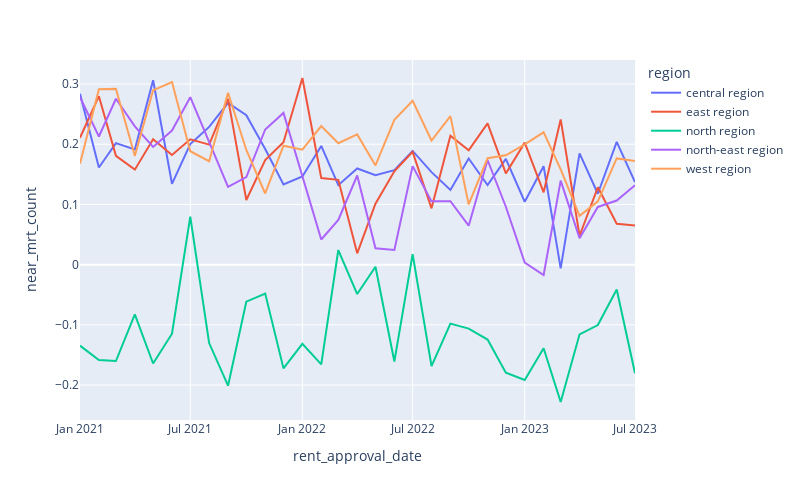

Notebook cell for this chart:
### Markdown cell above
From the observation from the price trend, we formulate the hypothesis based on the correlation at "rent_approval_date" level, this is because with the increasing trend, pure scatter plot might not be easy to capture the relation ship between features and price. We might consider correlation with unit price (price per square meter)

All correlation should be analysed given a time period (group by rent_approval_date), to eliminate the trending effect. 

1. age is correlated with unit price
2. distance with mrt

### Code cell
train_df_cleaned_final.groupby(['rent_approval_date', 'region'])[['psqm', 'near_mrt_count']].corr().iloc[0::2,-1].reset_index().plot.line(x='rent_approval_date', y='near_mrt_count', color='region', width=800, height=500)

### Figure 1 — Plotly figure (JSON) as saved in the notebook; plotly's stock layout.template omitted (floating-point values rounded to 4 significant figures)
{"data": [{"hovertemplate": "region=central region<br>rent_approval_date=%{x}<br>near_mrt_count=%{y}<extra></extra>", "legendgroup": "central region", "line": {"color": "#636efa", "dash": "solid"}, "marker": {"symbol": "circle"}, "mode": "lines", "name": "central region", "orientation": "v", "showlegend": true, "type": "scatter", "x": ["2021-01", "2021-02", "2021-03", "2021-04", "2021-05", "2021-06", "2021-07", "2021-08", "2021-09", "2021-10", "2021-11", "2021-12", "2022-01", "2022-02", "2022-03", "2022-04", "2022-05", "2022-06", "2022-07", "2022-08", "2022-09", "2022-10", "2022-11", "2022-12", "2023-01", "2023-02", "2023-03", "2023-04", "2023-05", "2023-06", "2023-07"], "xaxis": "x", "y": [0.2837, 0.1613, 0.2018, 0.1914, 0.3062, 0.1343, 0.2004, 0.2288, 0.2686, 0.2483, 0.1919, 0.1331, 0.1464, 0.1972, 0.1321, 0.1598, 0.1486, 0.1569, 0.1889, 0.1536, 0.1242, 0.1762, 0.1323, 0.1756, 0.1045, 0.1636, -0.006291, 0.1849, 0.1177, 0.204, 0.137], "yaxis": "y"}, {"hovertemplate": "region=east region<br>rent_approval_date=%{x}<br>near_mrt_count=%{y}<extra></extra>", "legendgroup": "east region", "line": {"color": "#EF553B", "dash": "solid"}, "marker": {"symbol": "circle"}, "mode": "lines", "name": "east region", "orientation": "v", "showlegend": true, "type": "scatter", "x": ["2021-01", "2021-02", "2021-03", "2021-04", "2021-05", "2021-06", "2021-07", "2021-08", "2021-09", "2021-10", "2021-11", "2021-12", "2022-01", "2022-02", "2022-03", "2022-04", "2022-05", "2022-06", "2022-07", "2022-08", "2022-09", "2022-10", "2022-11", "2022-12", "2023-01", "2023-02", "2023-03", "2023-04", "2023-05", "2023-06", "2023-07"], "xaxis": "x", "y": [0.2107, 0.2798, 0.1808, 0.1578, 0.2081, 0.1822, 0.2081, 0.1993, 0.2754, 0.1073, 0.1737, 0.2034, 0.31, 0.1439, 0.1409, 0.01886, 0.1012, 0.1551, 0.1874, 0.09347, 0.214, 0.1898, 0.2346, 0.1515, 0.2027, 0.1202, 0.2412, 0.04798, 0.1285, 0.06782, 0.06505], "yaxis": "y"}, {"hovertemplate": "region=north region<br>rent_approval_date=%{x}<br>near_mrt_count=%{y}<extra></extra>", "legendgroup": "north region", "line": {"color": "#00cc96", "dash": "solid"}, "marker": {"symbol": "circle"}, "mode": "lines", "name": "north region", "orientation": "v", "showlegend": true, "type": "scatter", "x": ["2021-01", "2021-02", "2021-03", "2021-04", "2021-05", "2021-06", "2021-07", "2021-08", "2021-09", "2021-10", "2021-11", "2021-12", "2022-01", "2022-02", "2022-03", "2022-04", "2022-05", "2022-06", "2022-07", "2022-08", "2022-09", "2022-10", "2022-11", "2022-12", "2023-01", "2023-02", "2023-03", "2023-04", "2023-05", "2023-06", "2023-07"], "xaxis": "x", "y": [-0.1346, -0.1584, -0.16, -0.08245, -0.1642, -0.1148, 0.07975, -0.1302, -0.2011, -0.06146, -0.04801, -0.1723, -0.1317, -0.1656, 0.02429, -0.04885, -0.003469, -0.161, 0.01738, -0.1686, -0.09793, -0.1063, -0.1245, -0.1795, -0.1916, -0.1388, -0.2281, -0.1157, -0.1003, -0.04121, -0.1803], "yaxis": "y"}, {"hovertemplate": "region=north-east region<br>rent_approval_date=%{x}<br>near_mrt_count=%{y}<extra></extra>", "legendgroup": "north-east region", "line": {"color": "#ab63fa", "dash": "solid"}, "marker": {"symbol": "circle"}, "mode": "lines", "name": "north-east region", "orientation": "v", "showlegend": true, "type": "scatter", "x": ["2021-01", "2021-02", "2021-03", "2021-04", "2021-05", "2021-06", "2021-07", "2021-08", "2021-09", "2021-10", "2021-11", "2021-12", "2022-01", "2022-02", "2022-03", "2022-04", "2022-05", "2022-06", "2022-07", "2022-08", "2022-09", "2022-10", "2022-11", "2022-12", "2023-01", "2023-02", "2023-03", "2023-04", "2023-05", "2023-06", "2023-07"], "xaxis": "x", "y": [0.2781, 0.2129, 0.2756, 0.2297, 0.1955, 0.2226, 0.2782, 0.2033, 0.1293, 0.1455, 0.2245, 0.252, 0.1456, 0.0418, 0.07438, 0.1481, 0.02714, 0.02445, 0.1637, 0.1051, 0.1054, 0.06473, 0.1738, 0.09614, 0.003532, -0.01717, 0.1395, 0.04383, 0.09586, 0.1064, 0.132], "yaxis": "y"}, {"hovertemplate": "region=west region<br>rent_approval_date=%{x}<br>near_mrt_count=%{y}<extra></extra>", "legendgroup": "west region", "line": {"color": "#FFA15A", "dash": "solid"}, "marker": {"symbol": "circle"}, "mode": "lines", "name": "west region", "orientation": "v", "showlegend": true, "type": "scatter", "x": ["2021-01", "2021-02", "2021-03", "2021-04", "2021-05", "2021-06", "2021-07", "2021-08", "2021-09", "2021-10", "2021-11", "2021-12", "2022-01", "2022-02", "2022-03", "2022-04", "2022-05", "2022-06", "2022-07", "2022-08", "2022-09", "2022-10", "2022-11", "2022-12", "2023-01", "2023-02", "2023-03", "2023-04", "2023-05", "2023-06", "2023-07"], "xaxis": "x", "y": [0.1677, 0.2912, 0.2919, 0.1803, 0.2897, 0.3034, 0.1884, 0.1718, 0.2856, 0.1904, 0.1182, 0.1975, 0.191, 0.2303, 0.2017, 0.2164, 0.1648, 0.2405, 0.2723, 0.2061, 0.2467, 0.1, 0.1767, 0.1815, 0.1996, 0.2198, 0.1581, 0.0811, 0.1051, 0.1765, 0.172], "yaxis": "y"}], "layout": {"height": 500, "legend": {"title": {"text": "region"}, "tracegroupgap": 0}, "margin": {"t": 60}, "width": 800, "xaxis": {"anchor": "y", "domain": [0, 1], "title": {"text": "rent_approval_date"}}, "yaxis": {"anchor": "x", "domain": [0, 1], "title": {"text": "near_mrt_count"}}}}
